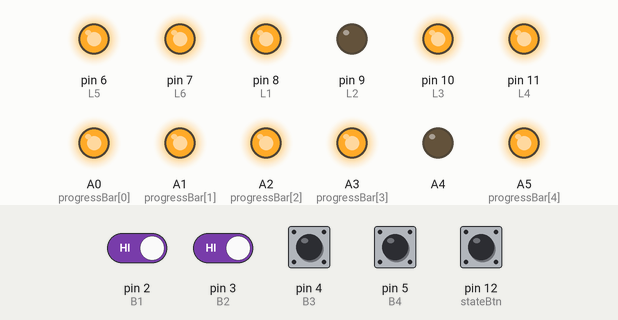
Recording of a sketch running on a simulated Arduino Uno, built with avr-gcc and run on an emulated ATmega328P. Shown: output pins drawn as LEDs (lit = HIGH). The inputs (shaded band) are chosen by the test bench; at power-on: pin 2 (B1), pin 3 (B2), pin 4 (B3), pin 5 (B4), pin 12 (stateBtn) HIGH. Random numbers use the default seed unless the sketch sets one; what the sketch prints to the serial monitor is not drawn.

Above: at 1.2 s.
1.3 s: pin 12 (stateBtn) pulled LOW for 0.15 s
At 1.7 s:
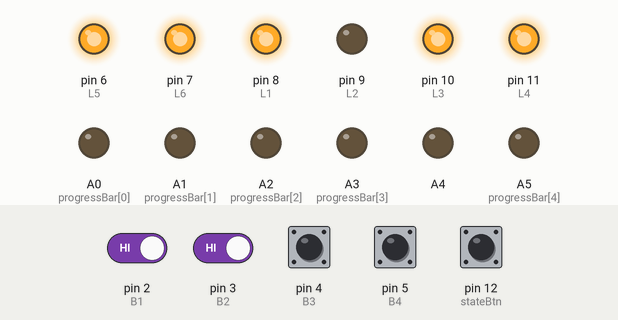
4.4 s: pin 2 (B1) driven LOW and pin 3 (B2) driven LOW
7.4 s: pin 5 (B4) pulled LOW for 1 s
11.4 s: pin 12 (stateBtn) pulled LOW for 1 s
At 11.8 s:
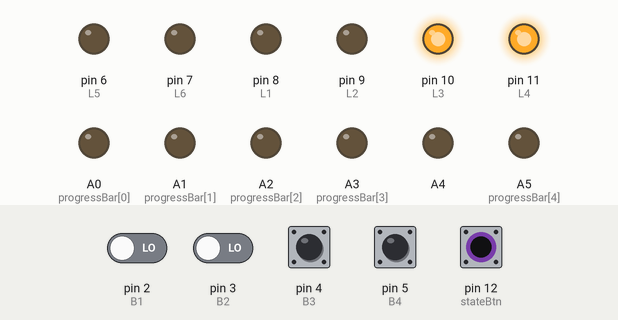
15.4 s: pin 2 (B1) driven HIGH
At 20.4 s:
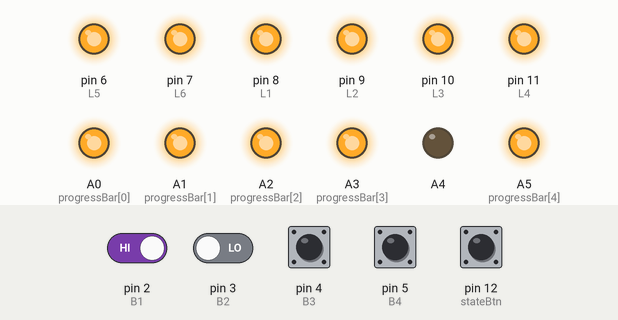
20.9 s: pin 12 (stateBtn) pulled LOW for 0.15 s
At 21.4 s:
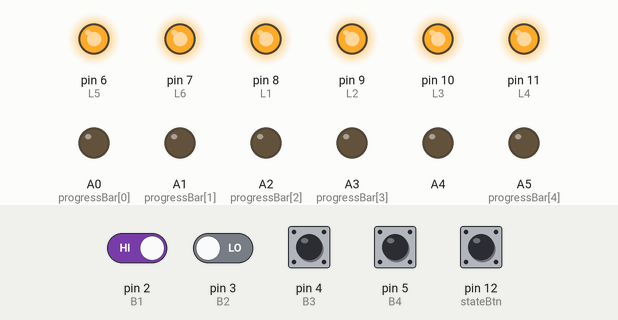
Timing chart, 0 to 26.9 s (numbered marks = the images above; inputs shaded):
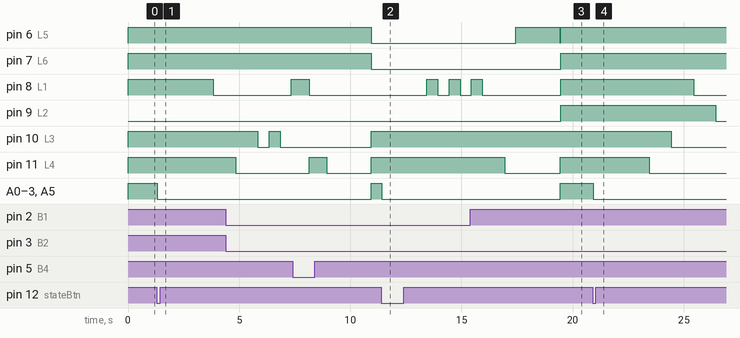

Measured:
- after the input at 1.3 s, pin 8 (L1): HIGH → LOW after 2.5 s; A0 (progressBar[0]), A1 (progressBar[1]), A2 (progressBar[2]), A3 (progressBar[3]), A5 (progressBar[4]): HIGH → LOW at once
- after the input at 4.4 s, pin 8 (L1): LOW → HIGH after 2.9 s
- after the input at 11.4 s, pin 8 (L1): alternates HIGH for 0.50 s and LOW for 0.50 s, starting after 2.0 s; A0 (progressBar[0]), A1 (progressBar[1]), A2 (progressBar[2]), A3 (progressBar[3]), A5 (progressBar[4]): HIGH → LOW at once
- after the input at 15.4 s, pin 7 (L6), pin 9 (L2): LOW → HIGH after 4.1 s; A0 (progressBar[0]), A1 (progressBar[1]), A2 (progressBar[2]), A3 (progressBar[3]), A5 (progressBar[4]): LOW → HIGH after 4.0 s
- after the input at 20.9 s, pin 8 (L1): HIGH → LOW after 4.5 s; pin 9 (L2): HIGH → LOW after 5.5 s; pin 10 (L3): HIGH → LOW after 3.5 s; pin 11 (L4): HIGH → LOW after 2.5 s; A0 (progressBar[0]), A1 (progressBar[1]), A2 (progressBar[2]), A3 (progressBar[3]), A5 (progressBar[4]): HIGH → LOW at once

The sketch:

core.ino
```cpp
#include <EEPROM.h>


// LED Pattern pins
#define L1 8
#define L2 9
#define L3 10
#define L4 11

// LED Solution checker pins
#define L5 6            // Red
#define L6 7           // Green

// Push button pins
#define B1 2
#define B2 3
#define B3 4
#define B4 5

#define stateBtn 12     // push button for changing game state to play


const int highScoreAddress = 0; // memory address of high score
int highScore = 0;
//int highScore = EEPROM.read(highScoreAddress);

int gameState = 0;      // 1 -> being played, 0 -> at rest

int score = 0;
int currentLevel = 0;

// Analogue pins specify progress bar
int progressBarSize = 5;
int progressBar[5] = {14, 15, 16, 17, 19};

void setup() {
  Serial.begin(9600);

//  EEPROM.write(highScoreAddress, 1);    // Store 0 as high score, run this only once
  highScore = EEPROM.read(highScoreAddress);

Serial.println("High scroe");
Serial.println(highScore);

  // Push button pins
  pinMode(B1, INPUT_PULLUP);
  pinMode(B2, INPUT_PULLUP);
  pinMode(B3, INPUT_PULLUP);
  pinMode(B4, INPUT_PULLUP);

  pinMode(stateBtn, INPUT_PULLUP);

  // LEDPins for Pattern
  pinMode(L1, OUTPUT);
  pinMode(L2, OUTPUT);
  pinMode(L3, OUTPUT);
  pinMode(L4, OUTPUT);

  // LED Pins for game state (Correct/Game-Over)
  pinMode(L5, OUTPUT);
  pinMode(L6, OUTPUT);

  //  level indicators
  pinMode(A0, OUTPUT);
  pinMode(A1, OUTPUT);
  pinMode(A2, OUTPUT);
  pinMode(A3, OUTPUT);
  pinMode(A4, OUTPUT);
  pinMode(A5, OUTPUT);

  // psedo random seq initialize
  randomSeed(analogRead(0));
}

void loop() {
  //  Serial.println(digitalRead(stateBtn));
  handleGameState();
  setHighScoreDisp();
  if (gameState == HIGH) {
    resetProgressBar();
    delay(2000);
    setProgressBar(currentLevel);
    // Read the pushbutton values
    bool b1_val = digitalRead(B1), b2_val = digitalRead(B2), b3_val = digitalRead(B3), b4_val = digitalRead(B4);

    Serial.println("Game begins");
    Serial.println(b1_val);

    int startLevel = 1;          // Game starts at level 1
    int startLimit = 4;         // Number of led blinks at level 1


    while (1) {
      if (levelDesign(startLevel, startLimit)) {
        // set progress indicator
        setProgressBar(currentLevel);
        digitalWrite(L6, HIGH);
        delay(1200);
        digitalWrite(L6, LOW);
        delay(1000);
        startLevel ++;
        startLimit += 2;
        score += 10;

        // game complete
        if (currentLevel == 5)
          break;

      }
      else {
        // Incorrect answer
        break;
      }

    }


    if(currentLevel > highScore){
        highScore = currentLevel;
        EEPROM.write(highScoreAddress, highScore);  // update high score
    }

    // If the game is not complete
    if (currentLevel != 5)
      digitalWrite(L5, HIGH);

    Serial.print("Score: ");
    Serial.println(score);
    delay(2000);

    resetProgressBar();

    digitalWrite(L5, LOW);
    digitalWrite(L6, LOW);

    gameState = 0;
  }
}

// Show high score on progress bar
void setHighScoreDisp()
{
  for(int i = 0; i < highScore; i++)
      digitalWrite(progressBar[i], HIGH);
}

// listens to the game start button and changes the state
void handleGameState()
{
  if (digitalRead(stateBtn) == LOW) {
    Serial.println("Game state change button pushed");
    Serial.println("Changing Game state . . . .");
    gameState = 1;
    Serial.println(gameState);
  }


}

// Function lights the leds asper the level on bar
void setProgressBar(int currentLevel)
{
  Serial.println("Progress Bar setting function run . . .");
  int i = 0;
  while (i < currentLevel && i < progressBarSize) {
    Serial.println(i);
    digitalWrite(progressBar[i], HIGH);     // switch on led

    i++;
  }
}


void gameEndEffect(int level)
{
  // Function runs a blink effect on
  // the progress bar
  int k = 0;
  while (k < 7) {
    for (int i = 0; i < level; i++) {
      digitalWrite(progressBar[i], LOW);
      delay(100);
    }
    for (int i = 0; i < level; i++) {
      digitalWrite(progressBar[i], HIGH);
      delay(100);
    }
    k += 1;
  }
}

// function switches off all the lights on progress bar
void resetProgressBar()
{
  Serial.println("Reset progress bar");
  gameEndEffect(currentLevel);
  for (int i = 0; i < progressBarSize; i++) {
    digitalWrite(progressBar[i], LOW);
  }
  currentLevel = 0;
}

// Level one pattern display and match check
bool levelDesign(int level, int limit) {
  // Display Led pattern for level one
  // int limit = 4;
  int correctButton = 0;

  int ptrn[limit];
  displayPattern(level, ptrn, limit);
  for (int i = 0; i < limit; i++) {
    Serial.println(ptrn[i]);
    correctButton = buttonMatch(ptrn[i]);           // Stores the correct choice for button

    // Check if the incorrect button is pressed
    // Set Wait for button press
    while (1) {
      // Serial.println(correctButton);
      int btnVar = checkButton(correctButton);
      if ( btnVar == 1 )      // Correct button is pressed
        break;
      if ( btnVar == 2 )      // Incorrect Button pressed
        return false;
    }
    Serial.println("Correct Button Pressed");

    delay(800);    // Delay time to register single button pressing multiple times
    resetLeds();
  }
  limit += 2;
  currentLevel += 1; // level is cleared
  return true;
}

// Displays Led blink pattern for a level
void displayPattern(int lvl, int ptrn[], int limit) {
  Serial.println("Function displayPattern");
  int delayTime;
  int correctButton;
  if (lvl == 1) {
    delayTime = 500;
  }

  for ( int i = 0; i < limit; i++ ) {
    int pin = random(L1, L4 + 1);         // Choose a random led pin
    Serial.println(pin);
    ptrn[i] = pin;
    digitalWrite(pin, HIGH);
    delay(delayTime);
    digitalWrite(pin, LOW);
    delay(delayTime);
  }
  Serial.println("Pattern complete");

  return;
}

// Finds the button required to be pressed for a led pin passed as variable
int buttonMatch(int ledPin) {
  if (ledPin == L1)
    return B1;
  else if ( ledPin == L2 )
    return B2;
  else if (ledPin == L3)
    return B3;
  else if ( ledPin == L4 )
    return B4;
}

// Helper function to check correct button is pressed
// Returns 1 if correct button is pressed
// Returns 2 if button pressed is incorrect
// Returns 0 by default
int checkButton(int btn) {
  bool b1_val = digitalRead(B1), b2_val = digitalRead(B2), b3_val = digitalRead(B3), b4_val = digitalRead(B4);
  if (B1 == btn and b1_val == LOW) {
    Serial.println("Passed");
    Serial.println(b1_val);
    digitalWrite(L1, HIGH);
    return 1;
  }

  if (B2 == btn and b2_val == LOW) {
    Serial.println("Passed");
    Serial.println(b2_val);
    digitalWrite(L2, HIGH);
    return 1;
  }

  if (B3 == btn and b3_val == LOW) {
    digitalWrite(L3, HIGH);
    return 1;
  }

  if (B4 == btn and b4_val == LOW) {
    Serial.println("Passed");
    Serial.println(b4_val);
    digitalWrite(L4, HIGH);

    return 1;
  }
  // Wrong button pressed
  if ( B1 != btn && b1_val == LOW || B2 != btn && b2_val == LOW || B3 != btn && b3_val == LOW || B4 != btn && b4_val == LOW)
    return 2;

  return 0;
}

// Helper function for turning off all Leds at once
void resetLeds() {
  digitalWrite(L1, LOW);
  digitalWrite(L2, LOW);
  digitalWrite(L3, LOW);
  digitalWrite(L4, LOW);
}
```
